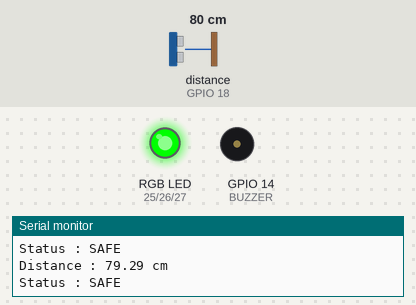
A program run on a simulated ESP32. On the bench: an RGB LED mixed from three pins (HIGH = lit), buzzer (waves = sounding, pin HIGH), the last lines printed to the serial monitor. Wiring (from diagram.json): ultrasonic range finder: trigger GPIO 5; echo GPIO 18. Inputs (shaded band) come from the test bench; at power-on: distance to the obstacle (sensor on GPIO 18) 80 cm. The echo pulse lasts 58.3 µs per cm; WiFi joins after 1.5 s; servers stay silent unless stated; pins used as bus, display or sensor lines are not drawn.

Above: at 3.0 s.
3.1 s: distance to the obstacle (sensor on GPIO 18) set to 32 cm
4.6 s: distance to the obstacle (sensor on GPIO 18) set to 28 cm
At 5.2 s:
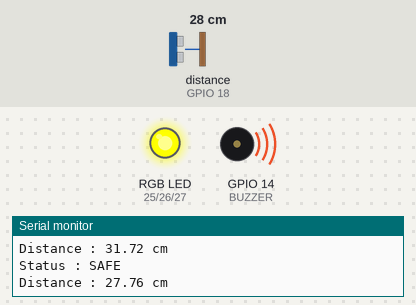
7.6 s: distance to the obstacle (sensor on GPIO 18) set to 12 cm
10.6 s: distance to the obstacle (sensor on GPIO 18) set to 9 cm
At 11.11 s:
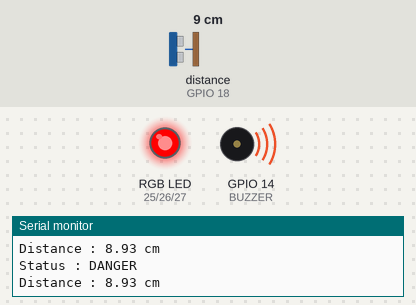
13.6 s: distance to the obstacle (sensor on GPIO 18) set to 35 cm
At 14.5 s:
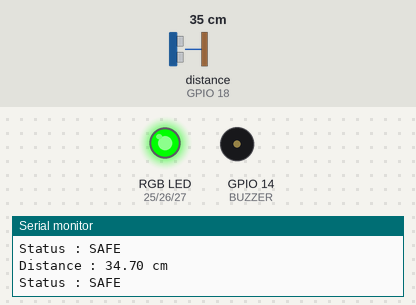
15.2 s: distance to the obstacle (sensor on GPIO 18) set to 2 cm
At 15.46 s:
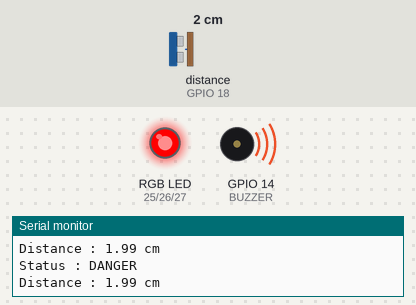
Timing chart, 0 to 19.2 s (numbered marks = the images above; inputs shaded):
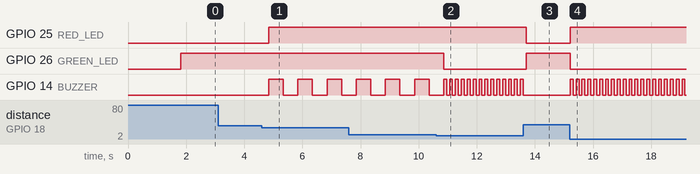

Measured:
- the behaviour switches between 31 and 30 cm on distance to the obstacle (sensor on GPIO 18) (found by bisection; images 0 and 1)
- the behaviour switches between 11 and 10 cm on distance to the obstacle (sensor on GPIO 18) (found by bisection; images 1 and 2)
- after the input at 4.6 s, GPIO 25 (RED_LED): LOW → HIGH after 0.24 s; GPIO 14 (BUZZER): alternates HIGH for 0.50 s and LOW for 0.50 s, starting after 0.24 s
- after the input at 10.6 s, GPIO 26 (GREEN_LED): HIGH → LOW after 0.26 s; GPIO 14 (BUZZER): alternates HIGH for 0.10 s and LOW for 0.10 s, starting after 0.36 s
- after the input at 13.6 s, GPIO 25 (RED_LED): HIGH → LOW after 0.10 s; GPIO 26 (GREEN_LED): LOW → HIGH after 0.10 s; GPIO 14 (BUZZER): goes on until 13.6 s, then stays LOW
- after the input at 15.2 s, GPIO 25 (RED_LED): LOW → HIGH at once; GPIO 26 (GREEN_LED): HIGH → LOW at once; GPIO 14 (BUZZER): alternates HIGH for 0.10 s and LOW for 0.10 s, starting at once

The program:

main.cpp
```cpp
#define BLYNK_TEMPLATE_ID "TMPL6q3adVhDC"
#define BLYNK_TEMPLATE_NAME "Smart Parking Assistant"
#define BLYNK_AUTH_TOKEN "qewiSQH7C5NzYRaUZ18ZYXtl_wXvXZKv"

#include <WiFi.h>
#include <WiFiClient.h>
#include <BlynkSimpleEsp32.h>

// WiFi details
char ssid[] = "Wokwi-GUEST";
char pass[] = "";

// Sensor pins
#define TRIG_PIN 5
#define ECHO_PIN 18

// RGB LED pins
#define RED_LED 25
#define GREEN_LED 26
#define BLUE_LED 27

// Buzzer pin
#define BUZZER 14

void setup()
{
  // Start serial monitor
  Serial.begin(115200);

  // System start message
  Serial.println("SMART PARKING ASSISTANT");
  Serial.println("System Testing Started");

  // Set sensor pins
  pinMode(TRIG_PIN, OUTPUT);
  pinMode(ECHO_PIN, INPUT);

  // Set LED pins
  pinMode(RED_LED, OUTPUT);
  pinMode(GREEN_LED, OUTPUT);
  pinMode(BLUE_LED, OUTPUT);

  // Set buzzer pin
  pinMode(BUZZER, OUTPUT);

  // Connect to WiFi and Blynk
  Serial.println("Connecting...");
  Blynk.begin(BLYNK_AUTH_TOKEN, ssid, pass);

  // Check Blynk connection
  if (Blynk.connected())
  {
    Serial.println("Blynk Connected");
  }
  else
  {
    Serial.println("Blynk Not Connected");
  }
}

void loop()
{
  // Run Blynk
  Blynk.run();

  long duration;
  float distance;

  // Send ultrasonic signal
  digitalWrite(TRIG_PIN, LOW);
  delayMicroseconds(2);

  digitalWrite(TRIG_PIN, HIGH);
  delayMicroseconds(10);

  digitalWrite(TRIG_PIN, LOW);

  // Read echo signal
  duration = pulseIn(ECHO_PIN, HIGH);

  // Calculate distance
  distance = duration * 0.034 / 2;

  // Show distance
  Serial.print("Distance : ");
  Serial.print(distance);
  Serial.println(" cm");

  // Send distance to Blynk
  Blynk.virtualWrite(V0, distance);

  // Danger zone
  if (distance < 10){
    // Red LED ON
    digitalWrite(RED_LED, HIGH);
    digitalWrite(GREEN_LED, LOW);
    digitalWrite(BLUE_LED, LOW);

    // Fast buzzer
    digitalWrite(BUZZER, HIGH);
    delay(100);
    digitalWrite(BUZZER, LOW);
    delay(100);

    // Update Blynk
    Blynk.virtualWrite(V1, 255);
    Blynk.virtualWrite(V2, 0);
    Blynk.virtualWrite(V3, 0);
    Blynk.virtualWrite(V4, "DANGER");

    Serial.println("Status : DANGER");
  }

  // Caution zone
  else if (distance >= 10 && distance <= 30){
    // Yellow LED ON
    digitalWrite(RED_LED, HIGH);
    digitalWrite(GREEN_LED, HIGH);
    digitalWrite(BLUE_LED, LOW);

    // Slow buzzer
    digitalWrite(BUZZER, HIGH);
    delay(500);
    digitalWrite(BUZZER, LOW);
    delay(500);

    // Update Blynk
    Blynk.virtualWrite(V1, 0);
    Blynk.virtualWrite(V2, 255);
    Blynk.virtualWrite(V3, 0);
    Blynk.virtualWrite(V4, "CAUTION");

    Serial.println("Status : CAUTION");
  }

  // Safe zone
  else{
    // Green LED ON
    digitalWrite(RED_LED, LOW);
    digitalWrite(GREEN_LED, HIGH);
    digitalWrite(BLUE_LED, LOW);

    // Buzzer OFF
    digitalWrite(BUZZER, LOW);

    // Update Blynk
    Blynk.virtualWrite(V1, 0);
    Blynk.virtualWrite(V2, 0);
    Blynk.virtualWrite(V3, 255);
    Blynk.virtualWrite(V4, "SAFE");

    Serial.println("Status : SAFE");

    delay(500);
  }
}
```
